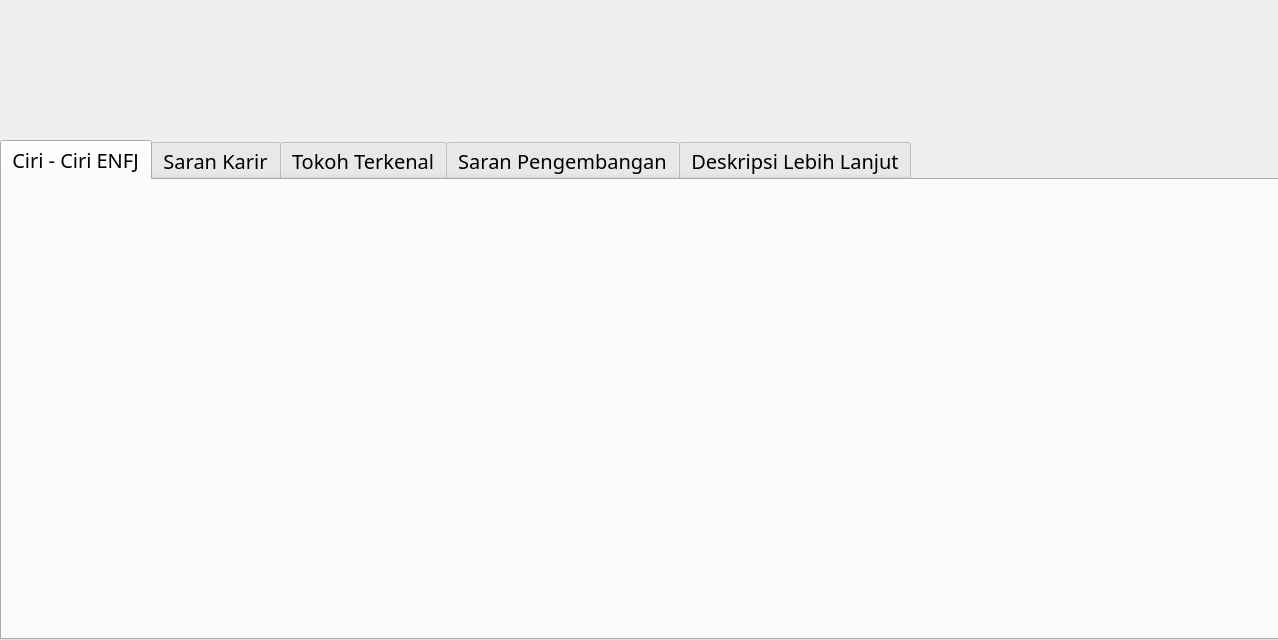
<?xml version="1.0" encoding="UTF-8"?>
<ui version="4.0">
 <class>Dialog</class>
 <widget class="QDialog" name="Dialog">
  <property name="geometry">
   <rect>
    <x>0</x>
    <y>0</y>
    <width>1278</width>
    <height>640</height>
   </rect>
  </property>
  <property name="minimumSize">
   <size>
    <width>1278</width>
    <height>640</height>
   </size>
  </property>
  <property name="maximumSize">
   <size>
    <width>1278</width>
    <height>640</height>
   </size>
  </property>
  <property name="windowTitle">
   <string>Kepribadian ENFJ</string>
  </property>
  <widget class="QTabWidget" name="tabWidget">
   <property name="geometry">
    <rect>
     <x>0</x>
     <y>140</y>
     <width>1281</width>
     <height>500</height>
    </rect>
   </property>
   <property name="font">
    <font>
     <family>NewsGoth Cn BT</family>
     <pointsize>15</pointsize>
     <weight>50</weight>
     <bold>false</bold>
    </font>
   </property>
   <property name="currentIndex">
    <number>0</number>
   </property>
   <property name="elideMode">
    <enum>Qt::ElideLeft</enum>
   </property>
   <widget class="QWidget" name="widget">
    <attribute name="title">
     <string>Ciri - Ciri ENFJ</string>
    </attribute>
    <widget class="QLabel" name="label_2">
     <property name="geometry">
      <rect>
       <x>-10</x>
       <y>0</y>
       <width>1291</width>
       <height>501</height>
      </rect>
     </property>
     <property name="text">
      <string/>
     </property>
     <property name="pixmap">
      <pixmap>Base Picture/ENFJ/ciri1.jpg</pixmap>
     </property>
    </widget>
   </widget>
   <widget class="QWidget" name="tab_2">
    <property name="layoutDirection">
     <enum>Qt::LeftToRight</enum>
    </property>
    <attribute name="title">
     <string>Saran Karir</string>
    </attribute>
    <widget class="QLabel" name="label_3">
     <property name="geometry">
      <rect>
       <x>-10</x>
       <y>-30</y>
       <width>1291</width>
       <height>581</height>
      </rect>
     </property>
     <property name="text">
      <string/>
     </property>
     <property name="pixmap">
      <pixmap>Base Picture/ENFJ/kerja.jpg</pixmap>
     </property>
    </widget>
   </widget>
   <widget class="QWidget" name="tab">
    <attribute name="title">
     <string>Tokoh Terkenal</string>
    </attribute>
    <widget class="QLabel" name="label_4">
     <property name="geometry">
      <rect>
       <x>-10</x>
       <y>-20</y>
       <width>1291</width>
       <height>541</height>
      </rect>
     </property>
     <property name="text">
      <string/>
     </property>
     <property name="pixmap">
      <pixmap>Base Picture/ENFJ/tokoh.jpg</pixmap>
     </property>
    </widget>
   </widget>
   <widget class="QWidget" name="tab_3">
    <attribute name="title">
     <string>Saran Pengembangan</string>
    </attribute>
    <widget class="QLabel" name="label_5">
     <property name="geometry">
      <rect>
       <x>-10</x>
       <y>-20</y>
       <width>1291</width>
       <height>541</height>
      </rect>
     </property>
     <property name="text">
      <string/>
     </property>
     <property name="pixmap">
      <pixmap>Base Picture/ENFJ/pengembangan.jpg</pixmap>
     </property>
    </widget>
   </widget>
   <widget class="QWidget" name="tab_4">
    <attribute name="title">
     <string>Deskripsi Lebih Lanjut</string>
    </attribute>
    <widget class="QLabel" name="label_6">
     <property name="geometry">
      <rect>
       <x>-10</x>
       <y>-30</y>
       <width>1291</width>
       <height>541</height>
      </rect>
     </property>
     <property name="text">
      <string/>
     </property>
     <property name="pixmap">
      <pixmap>Base Picture/ENFJ/despkri.jpg</pixmap>
     </property>
    </widget>
   </widget>
  </widget>
  <widget class="QLabel" name="label">
   <property name="geometry">
    <rect>
     <x>-10</x>
     <y>-30</y>
     <width>1291</width>
     <height>640</height>
    </rect>
   </property>
   <property name="text">
    <string/>
   </property>
   <property name="pixmap">
    <pixmap>Base Picture/ENFJ/base.jpg</pixmap>
   </property>
  </widget>
  <zorder>label</zorder>
  <zorder>tabWidget</zorder>
 </widget>
 <resources/>
 <connections/>
</ui>
